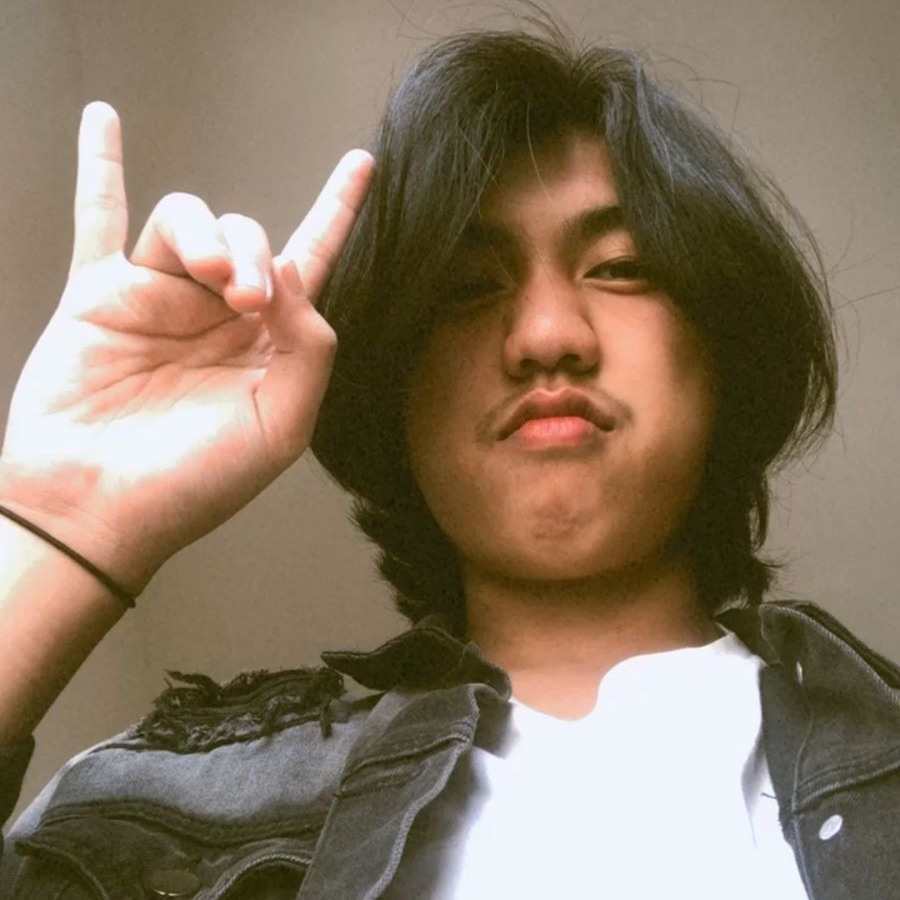
#> input picture muhfi.JPEG, 900 x 900 px, found by its file name
$ python no5.py
#> lines starting #> are read from the running program, lines starting #| are printed output that depends on the picture
import matplotlib.pyplot as plt
import cv2
original = cv2.imread('muhfi.jpeg')
#> original is the input picture: shape (900, 900, 3); mean B, G, R 99.8, 120.4, 137.7

red = original[:,:,0]
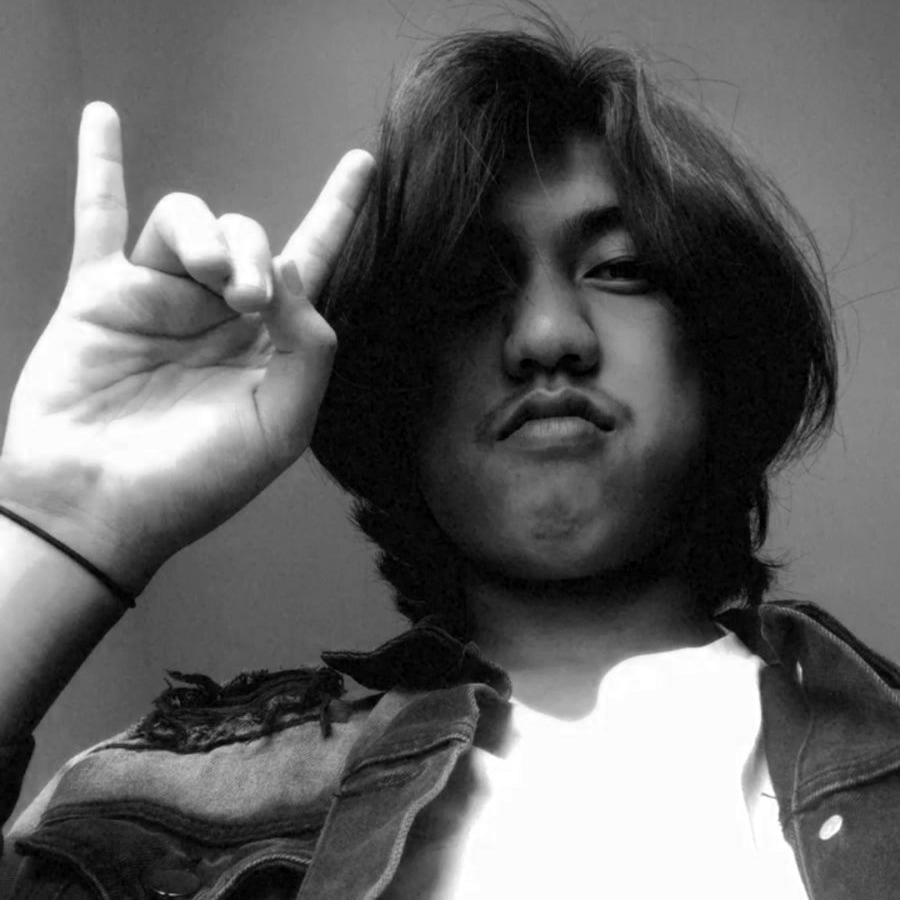
#> red: shape (900, 900); min 0, max 255, mean 99.8
green = original[:,:,1]
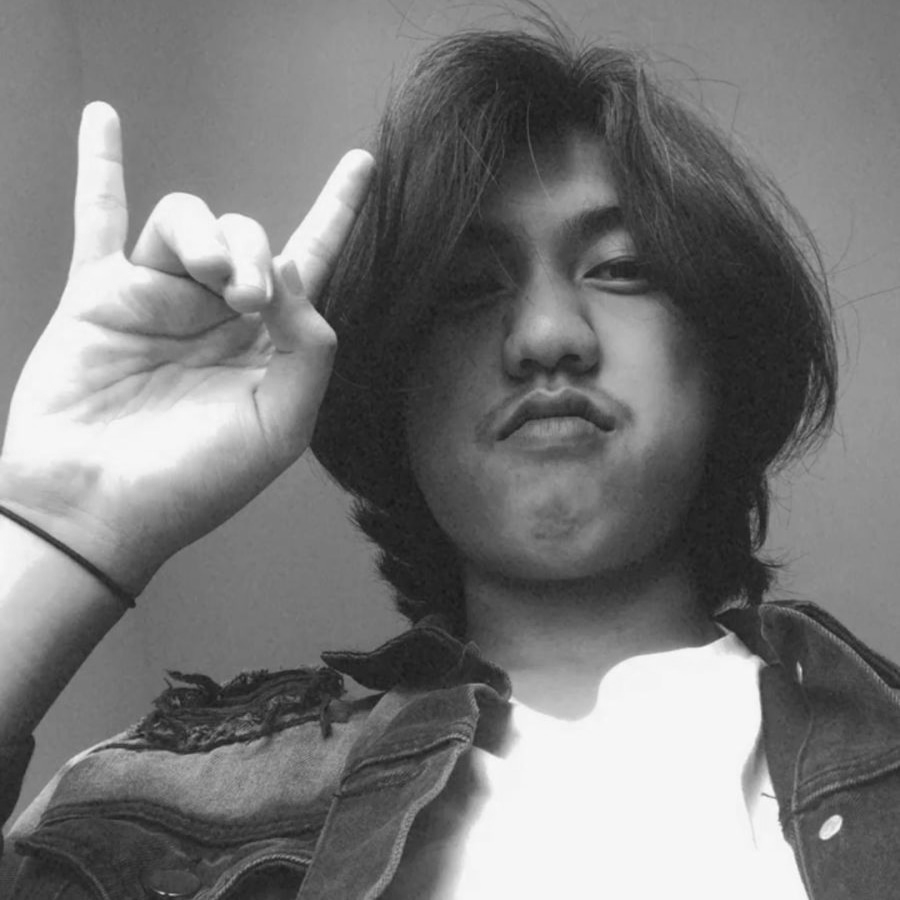
#> green: shape (900, 900); min 23, max 252, mean 120.4
blue = original[:,:,2]
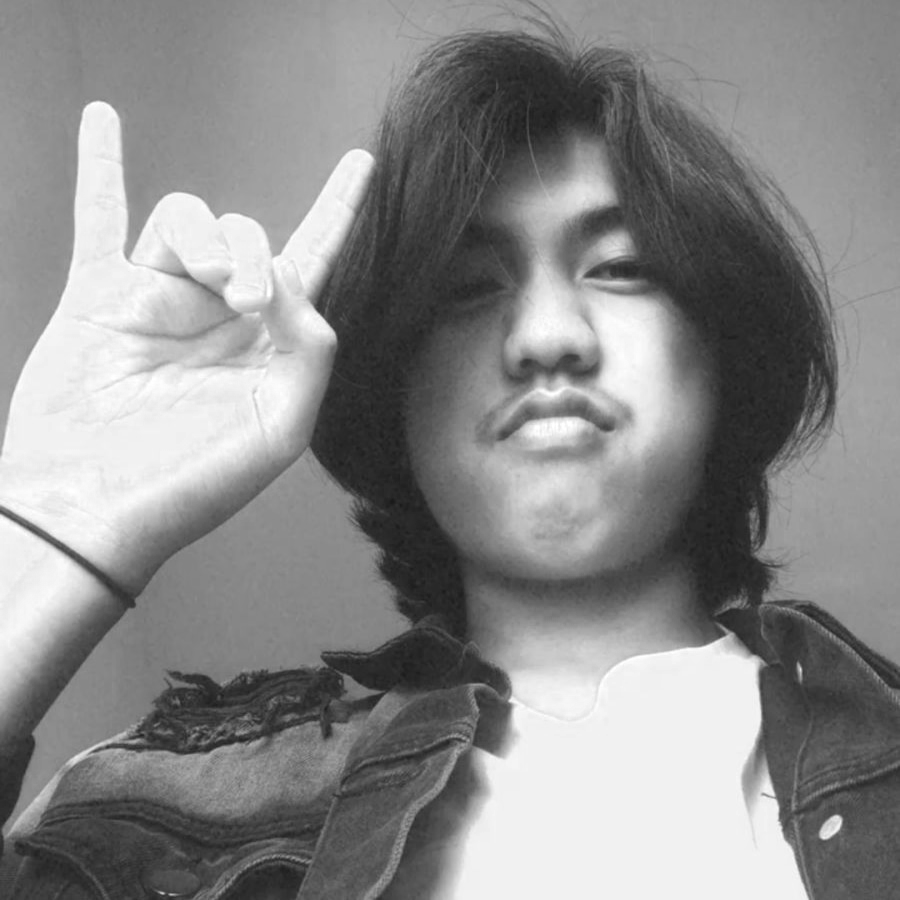
#> blue: shape (900, 900); min 25, max 255, mean 137.7

print('Red Shape =',red.shape)
#| Red Shape = (900, 900)
print('Green Shape =',green.shape)
#| Green Shape = (900, 900)
print('Blue Shape =', blue.shape)
#| Blue Shape = (900, 900)

fig, axes = plt.subplots(2,2, figsize=(10,10))
ax = axes.ravel()

ax[0].imshow(original)
ax[0].set_title('Citra input')

ax[1].imshow(red,cmap=plt.cm.gray)
ax[1].set_title('Red Channel')

ax[2].imshow(red,cmap=plt.cm.gray)
ax[2].set_title('Green Channel')

ax[3].imshow(red,cmap=plt.cm.gray)
ax[3].set_title('Blue Channel')

fig.tight_layout()
plt.show()
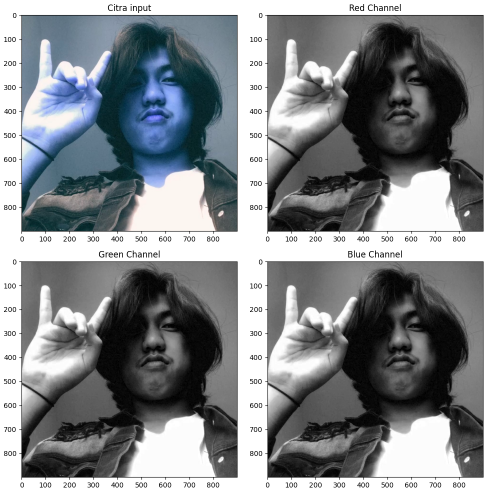
#> figure drawn by matplotlib, 4 panels; B, G, R data is drawn as R, G, B
